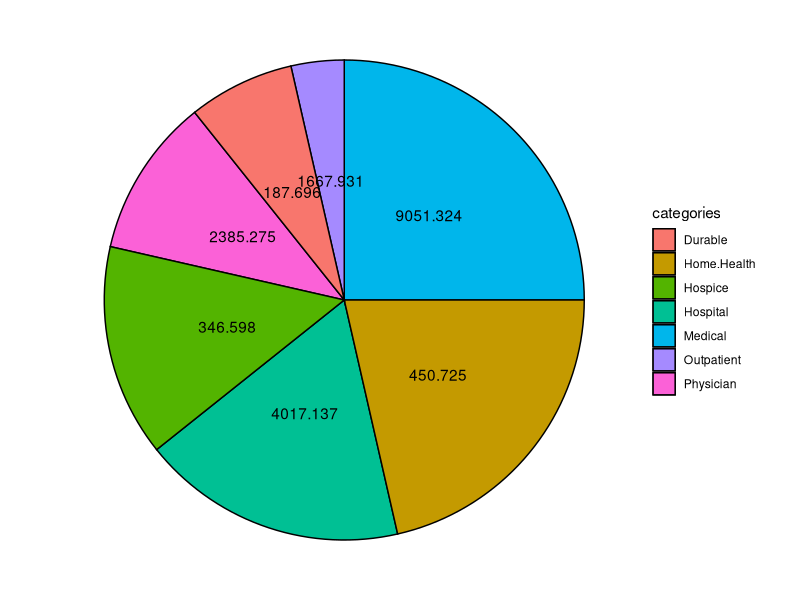

This chart was generated by the following R code:
setwd("D:/VIT Information/Second Year/1st Semester/Data Science/tutorial/HA/")

library(ggplot2)

# ---------------------- Function for rounding decimal Accuracy -------------------- #

specify_decimal <- function(x, k) trimws(format(round(x, k), nsmall=k))

# -------------------------------- Reading the data -------------------------------- #

df <- read.csv("data/preprocessed.csv")

# ----------------------------------- Cleaning data -------------------------------- #

df <- df[-c(52:61), -c(1)]

# ----------------- Creating Vector for storing Mean of all columns ---------------- #

mean_of_categories <- c()

for (i in 1:ncol(df)) {
   mean_of_categories <- append(mean_of_categories, specify_decimal(mean(df[, i]), 3))
}

# --------------------- Creating Vector for storing column names ------------------- #

categories <- colnames(df)

# ---------------------------------- Creating Dataframe ---------------------------- #

df <- data.frame(categories, mean_of_categories)
df_pie<-cbind(categories, mean_of_categories)

# -------------------- Plotting the pie chart with attributes ---------------------- #

pie_plt <- ggplot(df, aes(x = "", y = mean_of_categories, fill = categories)) +
    geom_col(color = "black") +
    geom_bar(stat="identity", width=1, color="black")+
    geom_text(aes(label = mean_of_categories),
              position = position_stack(vjust = 0.5))+
    coord_polar(theta = "y", start =0)+
    theme_void()

View(pie_plt)

